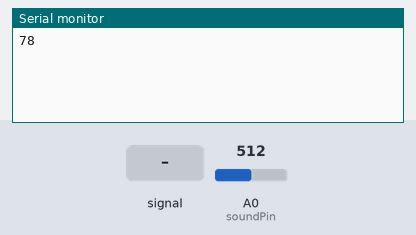
Simulated run of this sketch. Board: Arduino Uno, built with avr-gcc and run on an emulated ATmega328P. Shown: the last lines printed to the serial monitor. The test bench sets the inputs (shaded band); at power-on: A0 (soundPin) = 512.

Above: at 1.2 s.
1.3 s: A0 (soundPin) fed a 200 Hz sine of ±81 counts around its level
At 2.13 s:
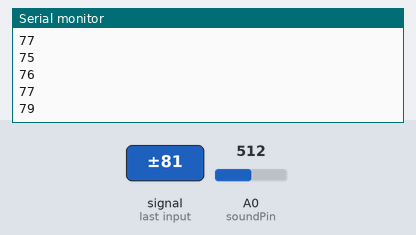
2.8 s: A0 (soundPin) set to 716
At 3.8 s:
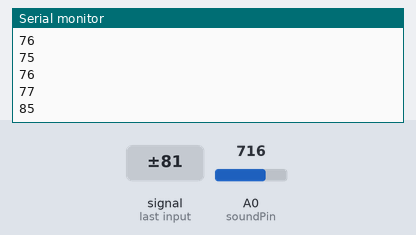
4.3 s: A0 (soundPin) fed a 1000 Hz sine of ±255 counts around its level
At 5.1 s:
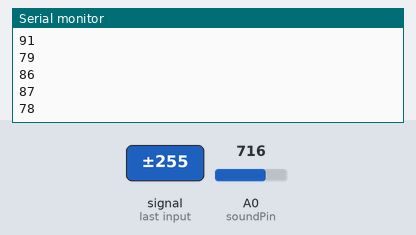
5.8 s: A0 (soundPin) set to 1023
At 7.3 s:
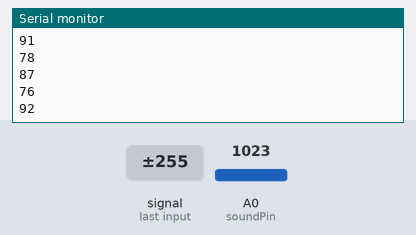
Timing chart, 0 to 8.3 s (numbered marks = the images above; inputs shaded):
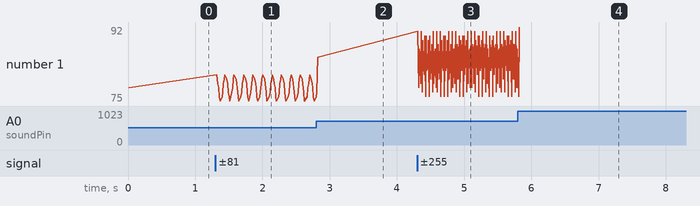

The sketch:

soundSensorCalib.ino
```cpp
int soundPin = A0;
int sensorValue = 0;
int dB,PdB;

void setup ()
{
Serial.begin (9600);
}

void loop ()
{
    PdB = dB;                                   //Store the previous of dB here
    sensorValue = analogRead (soundPin);
    dB = 20*log(sensorValue/10);        //Convert ADC value to dB using Regression values
    delay (10);

  if (PdB!=dB){
  Serial.println (dB);
  }
}
```

Measured:
- after the input at 1.3 s, the serial monitor: prints a new line at once (image 1)
- after the input at 2.8 s, the serial monitor: prints a new line at once (image 2)
- after the input at 4.3 s, the serial monitor: prints a new line at once (image 3)
- after the input at 5.8 s, the serial monitor: prints a new line at once (image 4)
- plotted number 1: 78 → 76 after the input at 1.3 s, 76 → 85 after the input at 2.8 s, 85 → 87 after the input at 4.3 s, 87 → 92 after the input at 5.8 s
